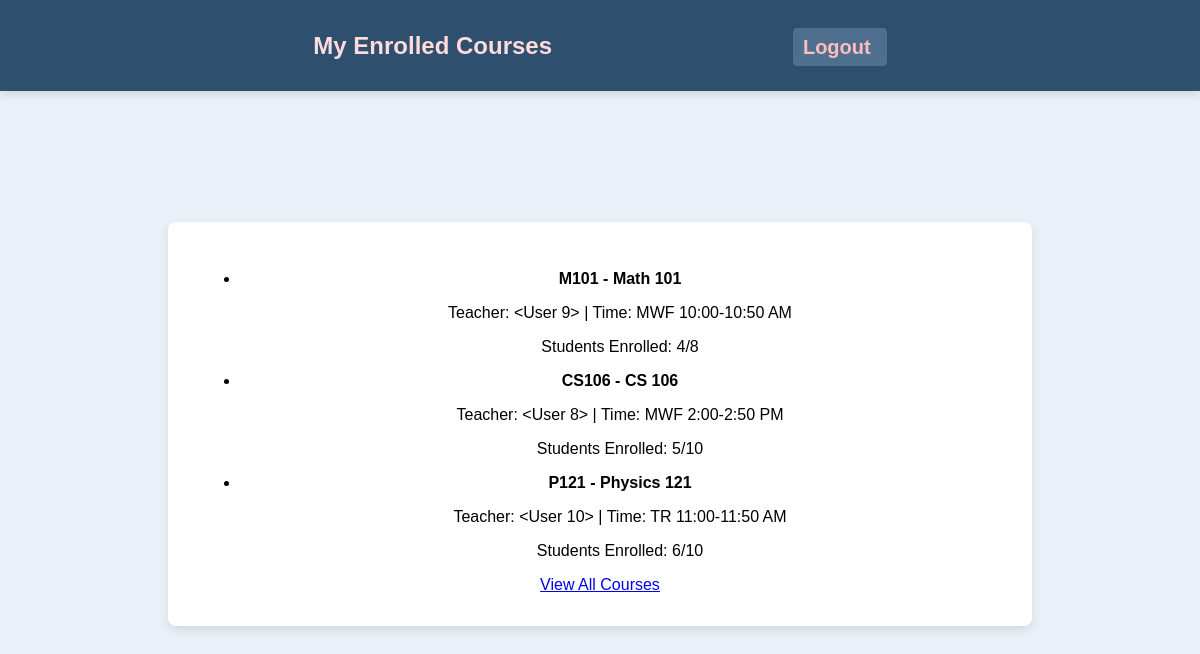
Screenshot of /student/my_courses (signed in) with the database file from the repository.
### app.py (models this page shows)
class Course(db.Model):
    id = db.Column(db.Integer, primary_key=True)
    course_code = db.Column(db.String(10))
    course_name = db.Column(db.String(100))
    capacity = db.Column(db.Integer)
    teacher_id = db.Column(db.Integer, db.ForeignKey('user.id'), nullable=True)
    teacher = db.relationship('User', backref='teaching_courses', foreign_keys=[teacher_id])
    time = db.Column(db.String(50))
    enrolled_count = db.Column(db.Integer, default=0)

### app.py (the view)
@app.route('/student/my_courses')
@login_required
def my_courses():
    if current_user.role != 'student':
        flash("Access denied: Only students can view this page.", "danger")
        return redirect(url_for('login'))
    enrollments = Enrollment.query.filter_by(user_id=current_user.id).all()
    enrolled_courses = [Course.query.get(enrollment.course_id) for enrollment in enrollments]
    return render_template('my_courses.html', courses=enrolled_courses)

### app.py (called while the page is built)
@login_manager.user_loader
def load_user(user_id):
    return User.query.get(int(user_id))

### templates/my_courses.html (shortened to what this page needs)
<!DOCTYPE html>
<html lang="en">
<head>
    <link rel="stylesheet" href="{{ url_for('static', filename='styles.css') }}">
</head>
<body>
    <div class="header">
        <h1>My Enrolled Courses</h1>
        <p class="welcome-message">Welcome, {{ current_user.username }} | <a href="{{ url_for('logout') }}" class="sign-out">Logout</a></p>
    </div>
    <div class="container">
        <ul>
            {% if courses %}
                {% for course in courses %}
                <li>
                    <strong>{{ course.course_code }} - {{ course.course_name }}</strong>
                    <p>Teacher: {{ course.teacher }} | Time: {{ course.time }}</p>
                    <p>Students Enrolled: {{ course.enrolled_count }}/{{ course.capacity }}</p>
                </li>
                {% endfor %}
            {% else %}
                <p>You are not enrolled in any courses yet.</p>
            {% endif %}
        </ul>
        <a href="{{ url_for('student_courses') }}" class="button">View All Courses</a>
    </div>
</body>
</html>

### static/styles.css (style rules this page uses)
body { font-family: Arial, sans-serif; background-color: #e9f0f7; margin: 0; display: flex; justify-content: center; align-items: center; min-height: 100vh; }
.container { max-width: 800px; width: 100%; background-color: #ffffff; padding: 2rem; border-radius: 8px; box-shadow: 0px 4px 10px rgba(0, 0, 0, 0.1); text-align: center; margin: 5rem auto 2rem; }
.header { width: 100%; background-color: #2f4f6f; color: #fff; padding: 1rem 0; display: flex; justify-content: center; align-items: center; box-shadow: 0px 4px 8px rgba(0, 0, 0, 0.1); position: fixed; top: 0; left: 0; z-index: 10; margin-bottom: 20px; }
.header h1, .header h2 { margin: 0; color: #ffdbdb; }
.header h1 { font-size: 1.5rem; margin-right: 20px; }
.sign-out { color: #ffbdbd; text-decoration: none; font-weight: bold; padding: 0.5rem 1rem; border-radius: 4px; background-color: #4f6f8f; padding-left: 10px; }
.welcome-message { font-size: 1.25rem; color: #2f4f6f; font-weight: bold; margin-bottom: 1rem; margin-top: 20px; }

### rows the page displays
Course: course_code "M101", course_name "Math 101", teacher "<User 9>", time "MWF 10:00-10:50 AM", enrolled_count "4", capacity "8"
Course: course_code "CS106", course_name "CS 106", teacher "<User 8>", time "MWF 2:00-2:50 PM", enrolled_count "5", capacity "10"
Course: course_code "P121", course_name "Physics 121", teacher "<User 10>", time "TR 11:00-11:50 AM", enrolled_count "6", capacity "10"
